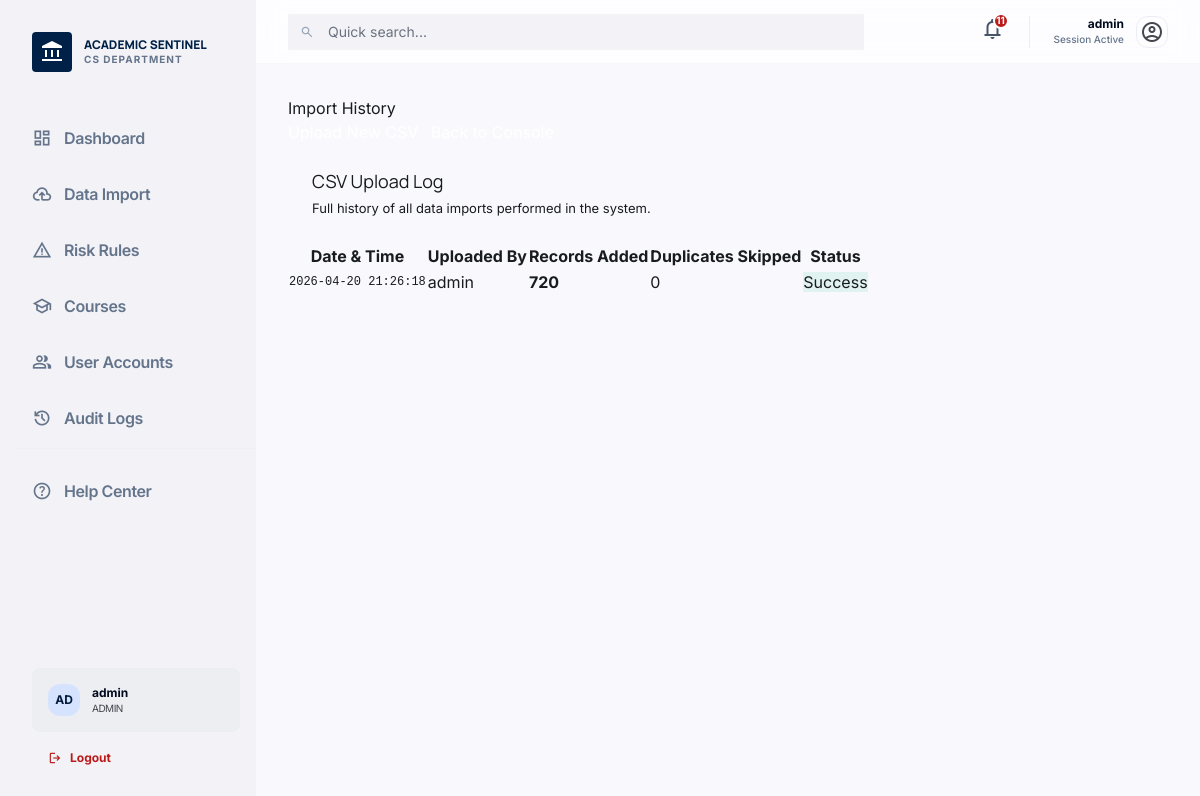
Page /admin/import/history (signed in) on the committed database.
### backend/models.py (models this page shows, shortened)
class User(UserMixin, db.Model):
    __tablename__ = 'users'
    id = db.Column(db.Integer, primary_key=True)
    username = db.Column(db.String(64), unique=True, nullable=True)
    email = db.Column(db.String(120), unique=True, nullable=False)
    password_hash = db.Column(db.String(128))
    role = db.Column(db.String(20), default='Staff')  # Admin or Staff
    is_active = db.Column(db.Boolean, default=True)
    created_at = db.Column(db.DateTime, default=datetime.utcnow)

class ImportLog(db.Model):
    __tablename__ = 'import_logs'
    id = db.Column(db.Integer, primary_key=True)
    uploaded_by = db.Column(db.Integer, db.ForeignKey('users.id'))
    records_added = db.Column(db.Integer, default=0)
    duplicates_skipped = db.Column(db.Integer, default=0)
    status = db.Column(db.String(20), default='Success')  # Success / Failed
    timestamp = db.Column(db.DateTime, default=datetime.utcnow)
    uploader = db.relationship('User', backref='imports', foreign_keys=[uploaded_by])

### backend/routes/admin.py (the view)
@admin_bp.route('/import/history')
@login_required
def import_history():
    if current_user.role != 'Admin':
        abort(403)
    logs = ImportLog.query.order_by(ImportLog.timestamp.desc()).all()
    return render_template('admin/import_history.html', logs=logs)

### templates/admin/import_history.html (shortened to what this page needs)
{% extends "base.html" %}
{% block content %}
<header>
    <div class="logo">Import History</div>
    <div class="actions">
        <a href="{{ url_for('admin.import_data') }}" class="btn" style="text-decoration: none; background: rgba(255,255,255,0.05); color: white;">Upload New CSV</a>
        <a href="{{ url_for('admin.dashboard') }}" class="btn" style="text-decoration: none; background: rgba(255,255,255,0.05); color: white; margin-left: 0.5rem;">Back to Console</a>
    </div>
</header>
<section class="table-container">
    <div style="padding: 1.5rem; border-bottom: 1px solid var(--glass-border);">
        <h3 style="font-size: 1.125rem;">CSV Upload Log</h3>
        <p style="font-size: 0.8125rem; color: var(--text-muted); margin-top: 0.25rem;">Full history of all data imports performed in the system.</p>
    </div>
    <table>
        <thead>
            <tr>
                <th>Date & Time</th>
                <th>Uploaded By</th>
                <th>Records Added</th>
                <th>Duplicates Skipped</th>
                <th>Status</th>
            </tr>
        </thead>
        <tbody>
            {% for log in logs %}
            <tr>
                <td style="font-family: monospace; font-size: 0.75rem; color: var(--text-muted);">
                    {{ log.timestamp.strftime('%Y-%m-%d %H:%M:%S') }}
                </td>
                <td>{{ log.uploader.username if log.uploader else 'Unknown' }}</td>
                <td style="font-weight: 700;">{{ log.records_added }}</td>
                <td>{{ log.duplicates_skipped }}</td>
                <td>
                    <span class="badge" style="
                        background: {% if log.status == 'Success' %}rgba(16,185,129,0.1){% else %}rgba(239,68,68,0.1){% endif %};
                        color: {% if log.status == 'Success' %}var(--risk-low){% else %}var(--risk-high){% endif %};">
                        {{ log.status }}
                    </span>
                </td>
            </tr>
            {% else %}
            <tr>
                <td colspan="5" style="text-align: center; padding: 3rem; color: var(--text-muted);">No imports recorded yet.</td>
            </tr>
            {% endfor %}
        </tbody>
    </table>
</section>
{% endblock %}

### templates/base.html (shortened to what this page needs)
<!DOCTYPE html>
<html class="light" lang="en">
<head>
    <script src="https://cdn.tailwindcss.com?plugins=forms,container-queries"></script>
    <script id="tailwind-config">
        tailwind.config = {
            darkMode: "class",
            theme: {
                extend: {
                    "colors": {
                        "on-background": "#191c1e",
                        "tertiary-fixed": "#ffd9df",
                        "secondary": "#5c5f60",
                        "primary-container": "#002147",
                        "primary-fixed-dim": "#aec7f6",
                        "secondary-fixed": "#e1e3e4",
                        "outline-variant": "#c4c6cf",
                        "on-primary-fixed-variant": "#2d476f",
                        "surface-container-lowest": "#ffffff",
                        "on-tertiary-fixed": "#3f0018",
                        "primary": "#000a1e",
                        "tertiary": "#200008",
                        "on-secondary-fixed-variant": "#454748",
                        "surface-container-highest": "#e2e2e6",
                        "on-primary": "#ffffff",
                        "surface-container": "#edeef1",
                        "on-secondary": "#ffffff",
                        "on-tertiary": "#ffffff",
                        "tertiary-container": "#4a001d",
                        "on-tertiary-container": "#f4447e",
                        "surface-container-high": "#e7e8eb",
                        "on-surface-variant": "#44474e",
                        "tertiary-fixed-dim": "#ffb1c2",
                        "on-primary-container": "#708ab5",
                        "surface-variant": "#e2e2e6",
                        "inverse-primary": "#aec7f6",
                        "outline": "#74777f",
                        "on-secondary-container": "#626566",
                        "surface-tint": "#465f88",
                        "on-error-container": "#93000a",
                        "background": "#f9f9fd",
                        "inverse-surface": "#2e3133",
                        "surface-container-low": "#f3f3f7",
                        "surface": "#f9f9fd",
                        "primary-fixed": "#d6e3ff",
                        "secondary-fixed-dim": "#c5c7c8",
                        "secondary-container": "#e1e3e4",
                        "error": "#ba1a1a",
                        "error-container": "#ffdad6",
                        "on-primary-fixed": "#001b3d",
                        "on-tertiary-fixed-variant": "#8f003f",
                        "inverse-on-surface": "#f0f0f4",
                        "on-error": "#ffffff",
                        "on-secondary-fixed": "#191c1d",
                        "surface-dim": "#d9dadd",
                        "surface-bright": "#f9f9fd",
                        "on-surface": "#191c1e"
                    },
                    "borderRadius": {
                        "DEFAULT": "0.125rem",
                        "lg": "0.25rem",
                        "xl": "0.5rem",
                        "full": "0.75rem"
                    },
                    "fontFamily": {
                        "headline": ["Manrope"],
                        "body": ["Inter"],
                        "label": ["Inter"]
                    }
                },
            },
        }
    </script>
</head>
<body class="bg-surface text-on-surface min-h-screen {% if current_user.is_authenticated %}flex{% endif %}">
    {% if current_user.is_authenticated %}
    <aside class="h-screen w-64 fixed left-0 top-0 bg-[#f3f3f7] dark:bg-slate-900 flex flex-col py-8 pl-4 z-50">
        <div class="mb-10 px-4">
            <div class="flex items-center gap-3">
                <div class="w-10 h-10 bg-primary-container rounded-lg flex items-center justify-center text-white">
                    <span class="material-symbols-outlined" style="font-variation-settings: 'FILL' 1;">account_balance</span>
                </div>
                <div>
                    <h1 class="text-xs font-extrabold text-[#002147] dark:text-white font-headline leading-tight">ACADEMIC SENTINEL</h1>
                    <p class="text-[10px] text-slate-500 font-manrope font-bold tracking-widest uppercase">CS Department</p>
                </div>
            </div>
        </div>
        <nav class="flex-1 space-y-1">
            {% if current_user.role == 'Admin' %}
            <a class="flex items-center gap-3 px-4 py-3 text-slate-500 font-manrope font-semibold tracking-tight hover:bg-white rounded-l-lg transition-all" href="{{ url_for('admin.dashboard') }}">
                <span class="material-symbols-outlined text-xl">dashboard</span>
                <span>Dashboard</span>
            </a>
            <a class="flex items-center gap-3 px-4 py-3 text-slate-500 font-manrope font-semibold tracking-tight hover:bg-white rounded-l-lg transition-all" href="{{ url_for('admin.import_data') }}">
                <span class="material-symbols-outlined text-xl">cloud_upload</span>
                <span>Data Import</span>
            </a>
            <a class="flex items-center gap-3 px-4 py-3 text-slate-500 font-manrope font-semibold tracking-tight hover:bg-white rounded-l-lg transition-all" href="{{ url_for('admin.risk_rules') }}">
                <span class="material-symbols-outlined text-xl">warning</span>
                <span>Risk Rules</span>
            </a>
            <a class="flex items-center gap-3 px-4 py-3 text-slate-500 font-manrope font-semibold tracking-tight hover:bg-white rounded-l-lg transition-all" href="{{ url_for('admin.courses') }}">
                <span class="material-symbols-outlined text-xl">school</span>
                <span>Courses</span>
            </a>
            <a class="flex items-center gap-3 px-4 py-3 text-slate-500 font-manrope font-semibold tracking-tight hover:bg-white rounded-l-lg transition-all" href="{{ url_for('admin.users') }}">
                <span class="material-symbols-outlined text-xl">group</span>
                <span>User Accounts</span>
            </a>
            <a class="flex items-center gap-3 px-4 py-3 text-slate-500 font-manrope font-semibold tracking-tight hover:bg-white rounded-l-lg transition-all" href="{{ url_for('admin.audit_logs') }}">
                <span class="material-symbols-outlined text-xl">history</span>
                <span>Audit Logs</span>
            </a>
            {% endif %}
            <div class="mt-8 pt-4 border-t border-outline-variant/10">
                <a class="flex items-center gap-3 px-4 py-3 text-slate-500 font-manrope font-semibold tracking-tight hover:bg-white rounded-l-lg transition-all" href="{{ url_for('help.index') }}">
                    <span class="material-symbols-outlined text-xl">help_outline</span>
                    <span>Help Center</span>
                </a>
            </div>
        </nav>
        <div class="mt-auto px-4">
            <div class="bg-surface-container rounded-xl p-4 flex items-center gap-3">
                <div class="w-8 h-8 rounded-full bg-primary-fixed flex items-center justify-center font-bold text-xs text-on-primary-fixed">
                    {{ current_user.username[:2]|upper }}
                </div>
                <div class="overflow-hidden">
                    <p class="text-xs font-bold text-primary truncate">{{ current_user.username }}</p>
                    <p class="text-[10px] text-on-surface-variant uppercase tracking-tighter">{{ current_user.role }}</p>
                </div>
            </div>
            <a href="{{ url_for('auth.logout') }}" class="flex items-center gap-2 mt-4 px-4 text-xs font-bold text-error hover:opacity-70 transition-all">
                <span class="material-symbols-outlined text-sm">logout</span>
                Logout
            </a>
        </div>
    </aside>
    <div class="flex-1 ml-64 min-h-screen flex flex-col">
        <header class="fixed top-0 right-0 w-[calc(100%-16rem)] z-40 bg-white/70 backdrop-blur-md flex justify-between items-center h-16 px-8 border-b border-outline-variant/10">
            <div class="flex items-center flex-1 max-w-xl">
                <div class="relative w-full">
                    <span class="material-symbols-outlined absolute left-3 top-1/2 -translate-y-1/2 text-slate-400 text-sm">search</span>
                    <input class="w-full bg-surface-container-low border-none rounded-sm py-2 pl-10 pr-4 text-sm focus:ring-1 focus:ring-primary-container" placeholder="Quick search..." type="text"/>
                </div>
            </div>
            <div class="flex items-center gap-6">
                <a href="{{ url_for('notify.index') }}" class="relative text-slate-600 hover:text-[#002147] transition-all">
                    <span class="material-symbols-outlined">notifications</span>
                    {% if unread_notif_count > 0 %}
                    <span class="absolute -top-1 -right-1 w-4 h-4 bg-error text-white text-[10px] font-bold rounded-full flex items-center justify-center border-2 border-white">
                        {{ unread_notif_count }}
                    </span>
                    {% endif %}
                </a>
                <a href="{{ url_for('auth.profile') }}" class="flex items-center gap-3 group">
                    <div class="text-right hidden sm:block">
                        <div class="text-xs font-bold text-primary group-hover:text-primary-container transition-colors">{{ current_user.username }}</div>
                        <div class="text-[10px] text-slate-500 font-medium">Session Active</div>
                    </div>
                    <div class="w-8 h-8 rounded-full overflow-hidden border border-outline-variant/30 group-hover:border-primary-container transition-all">
                        <span class="material-symbols-outlined text-on-surface-variant flex items-center justify-center h-full">account_circle</span>
                    </div>
                </a>
            </div>
        </header>
        <main class="mt-16 p-8 flex-1">
            {% block content %}{% endblock %}
        </main>
    </div>
    {% else %}
        {% block auth_content %}{% endblock %}
    {% endif %}
</body>
</html>

### templates/base.html (style rules this page uses)
.material-symbols-outlined { font-variation-settings: 'FILL' 0, 'wght' 400, 'GRAD' 0, 'opsz' 24; }
body { font-family: 'Inter', sans-serif; }
h1, h2, h3, h4, .font-headline { font-family: 'Manrope', sans-serif; }

### rows in the picture
User: username "AD", username "admin", role "ADMIN"
ImportLog: timestamp "2026-04-20 21:26:18", uploader "admin", records_added "720", duplicates_skipped "0", status "Success"

### other values in the picture
{{ unread_notif_count }} "11"
